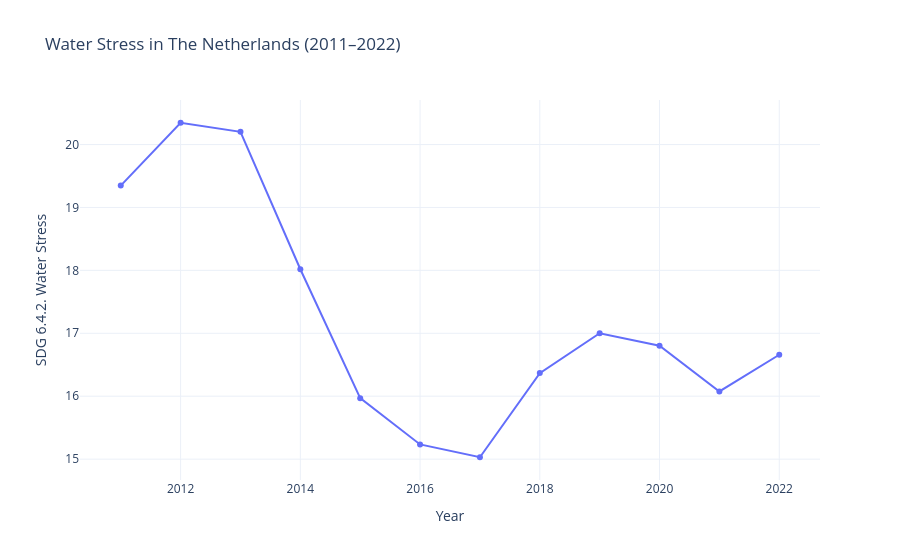

Notebook code cell kept with this figure:
### Code cell
# visualization updated for The Netherlands Water Stress Through the Years
fig = px.line(
    water_stress_nl,
    x='Year',
    y='SDG 6.4.2. Water Stress',
    title='Water Stress in The Netherlands (2011–2022)',
    labels={'Value': 'Water Stress (%)'},
    markers=True
)

fig.update_layout(template='plotly_white')

#save as interactive HTML
fig.write_html("netherlands_water_stress_2011_2022.html")
fig.show()

### Figure 1 — Plotly figure (JSON) as saved in the notebook; plotly's stock layout.template omitted (floating-point values rounded to 4 significant figures)
{"data": [{"hovertemplate": "Year=%{x}<br>SDG 6.4.2. Water Stress=%{y}<extra></extra>", "legendgroup": "", "line": {"color": "#636efa", "dash": "solid"}, "marker": {"symbol": "circle"}, "mode": "markers+lines", "name": "", "orientation": "v", "showlegend": false, "type": "scatter", "x": [2011, 2012, 2013, 2014, 2015, 2016, 2017, 2018, 2019, 2020, 2021, 2022], "xaxis": "x", "y": [19.35, 20.35, 20.2, 18.02, 15.97, 15.23, 15.03, 16.37, 17.0, 16.8, 16.08, 16.66], "yaxis": "y"}], "layout": {"autosize": true, "legend": {"tracegroupgap": 0}, "title": {"text": "Water Stress in The Netherlands (2011–2022)"}, "xaxis": {"anchor": "y", "autorange": true, "domain": [0, 1], "range": [2010.0, 2023.0], "title": {"text": "Year"}, "type": "linear"}, "yaxis": {"anchor": "x", "autorange": true, "domain": [0, 1], "range": [14.59, 20.78], "title": {"text": "SDG 6.4.2. Water Stress"}, "type": "linear"}}}
